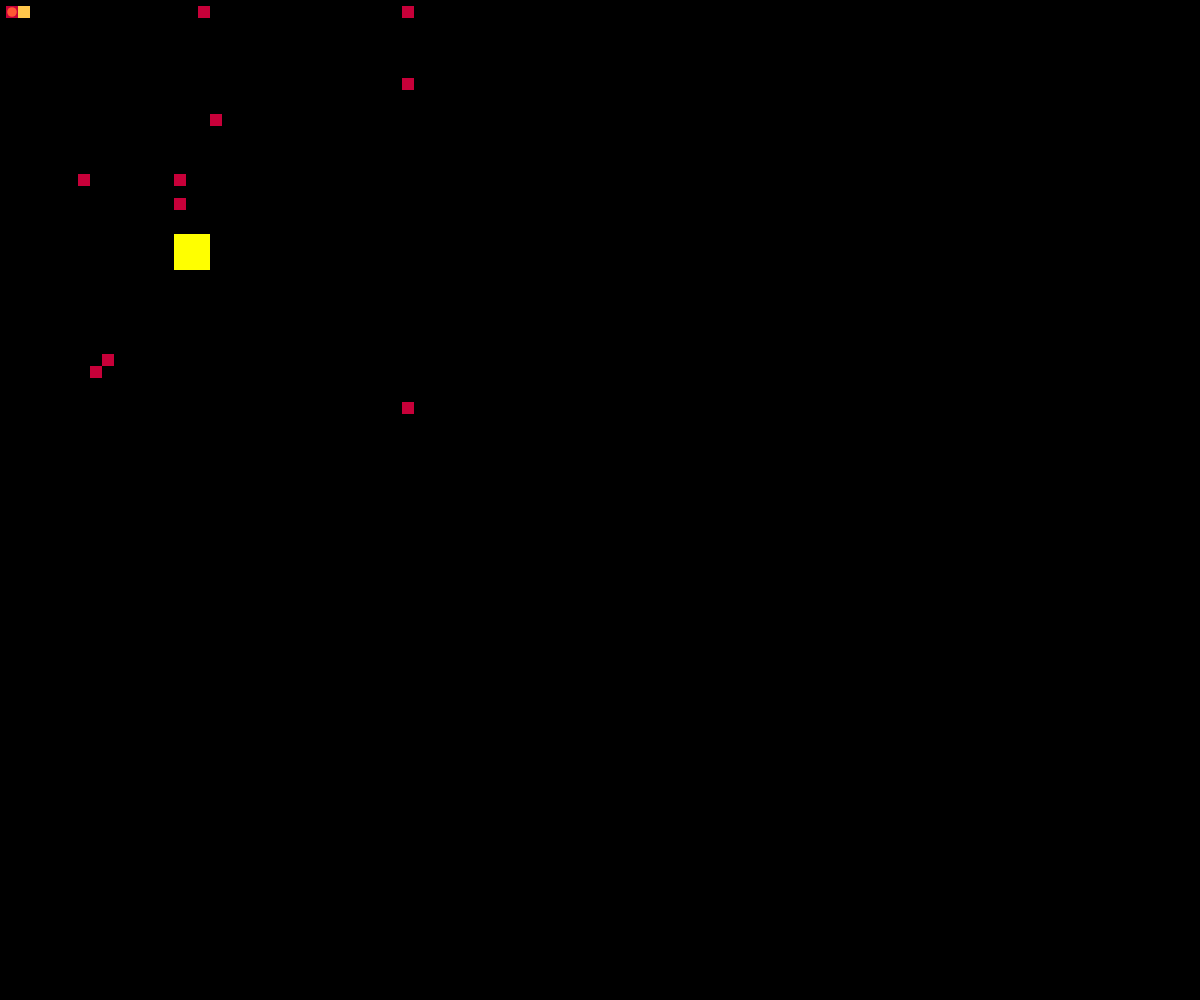
Frame 1 (no input)
Frame 60 (no input): identical to frame 1, image omitted
Frame 120 (the mouse pressed at the canvas centre since frame 60): identical to frame 1, image omitted

The p5.js sketch that drew this single still picture (run headless with seeded random() and noise() and a simulated clock; from frame 60 on, the mouse is pressed at the canvas centre):

// p5.js sketch
// ── sketch.js
var game = [];
var playerSize, posI, posJ;
var gameSize, gameTileSize;
var nbtrace, traceTimer, traces = [];
var retry, retryTimer, victory, victoryTimer;
var wallColor, tp1, tp2, tp3;
/******************************************************************************/

function setup() {
 createCanvas(windowWidth, windowHeight);
 rectMode(CENTER);
 ellipseMode(CENTER);
 retry = false;
 victory = false;
 gameSize = 36;
 gameTileSize = 12;
 posI = 1;
 posJ = 1;
 VI = +1;
 VJ = 1;
 playerSize = gameTileSize * 0.8;
 wallColor = 0;
 tp1 = 199;
 tp2 = 0;
 tp3 = 57;
 /******************************************************************************/
 game = [
  "W", "W", "W", "W", "W", "W", "W", "W", "W", "W", "W", "W", "W", "W", "W", "W", "W", "W", "W", "W", "W", "W", "W", "W", "W", "W", "W", "W", "W", "W", "W", "W", "W", "W", "W", "W",
  "W", "SP", "F", "W", "W", "W", "W", "F", "F", "F", "W", "F", "F", "F", "W", "F", "F", "T6", "W", "W", "F", "F", "F", "W", "F", "F", "F", "W", "F", "F", "F", "W", "W", "F", "T2", "W",
  "W", "W", "F", "W", "W", "W", "W", "F", "W", "F", "W", "F", "W", "F", "F", "F", "W", "W", "W", "W", "F", "W", "F", "F", "F", "W", "F", "W", "F", "W", "F", "W", "W", "F", "W", "W",
  "W", "F", "F", "F", "F", "F", "W", "F", "W", "F", "F", "F", "W", "W", "F", "W", "W", "W", "W", "F", "F", "F", "F", "W", "W", "F", "F", "F", "F", "W", "F", "W", "W", "F", "F", "W",
  "W", "F", "W", "W", "W", "F", "W", "F", "W", "F", "W", "W", "F", "F", "F", "W", "W", "W", "W", "F", "W", "F", "W", "F", "F", "F", "W", "F", "W", "W", "F", "F", "F", "W", "F", "W",
  "W", "F", "W", "W", "W", "F", "W", "F", "W", "F", "F", "F", "F", "W", "F", "W", "W", "W", "W", "F", "W", "F", "W", "F", "W", "F", "W", "F", "F", "W", "W", "W", "F", "F", "F", "W",
  "W", "F", "W", "F", "F", "F", "W", "F", "F", "W", "F", "W", "F", "F", "F", "W", "W", "W", "W", "F", "W", "F", "F", "F", "W", "F", "W", "W", "F", "W", "F", "F", "F", "W", "W", "W",
  "W", "F", "F", "F", "W", "F", "W", "W", "F", "F", "F", "F", "W", "W", "W", "W", "W", "W", "W", "F", "F", "W", "W", "F", "F", "F", "W", "W", "F", "F", "F", "W", "W", "W", "T5", "W",
  "W", "W", "F", "W", "F", "F", "W", "W", "F", "W", "W", "F", "W", "W", "W", "W", "W", "W", "W", "W", "F", "W", "W", "W", "W", "W", "W", "W", "W", "W", "W", "F", "F", "F", "F", "W",
  "W", "W", "F", "F", "F", "W", "F", "F", "F", "W", "W", "F", "F", "F", "F", "F", "F", "W", "W", "W", "F", "W", "W", "W", "W", "W", "W", "W", "F", "F", "F", "F", "W", "F", "W", "W",
  "W", "F", "F", "W", "F", "W", "F", "W", "F", "W", "W", "W", "F", "W", "W", "W", "F", "W", "T3", "F", "F", "W", "W", "W", "W", "W", "W", "F", "F", "W", "W", "F", "W", "F", "W", "W",
  "W", "F", "W", "W", "F", "W", "F", "W", "F", "W", "F", "F", "F", "W", "W", "F", "F", "W", "W", "W", "W", "W", "F", "F", "F", "F", "F", "F", "W", "W", "W", "F", "W", "F", "W", "W",
  "W", "F", "F", "F", "F", "W", "F", "F", "F", "F", "F", "W", "W", "W", "W", "F", "W", "W", "W", "F", "F", "F", "F", "W", "W", "F", "W", "F", "W", "W", "W", "F", "W", "F", "W", "W",
  "W", "W", "W", "F", "W", "W", "W", "W", "W", "W", "W", "F", "F", "F", "F", "F", "W", "W", "W", "F", "W", "F", "W", "F", "F", "F", "W", "F", "W", "W", "F", "F", "F", "F", "W", "W",
  "W", "F", "F", "F", "F", "F", "W", "W", "F", "F", "F", "F", "W", "W", "W", "W", "W", "W", "W", "F", "F", "F", "W", "F", "W", "F", "F", "F", "F", "W", "F", "W", "W", "W", "F", "W",
  "W", "F", "W", "W", "W", "F", "W", "T7", "F", "W", "W", "W", "F", "F", "F", "T1", "W", "W", "W", "F", "W", "W", "W", "F", "W", "F", "W", "W", "F", "W", "F", "W", "W", "F", "F", "W",
  "W", "F", "F", "F", "W", "F", "F", "W", "W", "F", "F", "F", "F", "W", "W", "W", "W", "W", "W", "F", "F", "F", "F", "F", "F", "F", "W", "F", "F", "F", "F", "W", "F", "F", "W", "W",
  "W", "W", "W", "F", "W", "W", "F", "W", "W", "F", "W", "W", "W", "W", "W", "T4", "F", "F", "W", "W", "W", "W", "F", "W", "W", "F", "W", "F", "W", "W", "W", "W", "W", "F", "F", "W",

  "W", "W", "F", "F", "W", "W", "F", "W", "F", "F", "W", "W", "W", "W", "W", "W", "W", "F", "F", "F", "W", "W", "F", "F", "F", "F", "W", "F", "W", "F", "F", "F", "W", "W", "F", "W",
  "W", "W", "F", "W", "W", "W", "F", "F", "F", "W", "W", "F", "F", "F", "W", "W", "W", "W", "W", "F", "F", "F", "F", "W", "W", "F", "W", "F", "W", "F", "W", "F", "W", "W", "F", "W",
  "W", "W", "F", "F", "F", "W", "F", "W", "F", "W", "W", "F", "W", "F", "W", "G", "G", "G", "W", "W", "W", "W", "W", "W", "W", "F", "W", "F", "W", "F", "W", "F", "F", "F", "F", "W",
  "W", "W", "W", "W", "F", "F", "F", "F", "F", "W", "F", "F", "W", "F", "W", "G", "G", "G", "F", "F", "W", "F", "F", "W", "W", "F", "F", "F", "W", "F", "F", "W", "W", "W", "F", "W",
  "W", "F", "F", "F", "W", "W", "W", "W", "W", "W", "F", "W", "W", "F", "W", "G", "G", "G", "W", "F", "W", "W", "F", "W", "W", "W", "W", "W", "W", "F", "W", "F", "F", "F", "F", "W",
  "W", "F", "W", "F", "F", "F", "F", "F", "F", "F", "F", "F", "F", "F", "W", "F", "W", "F", "F", "F", "W", "F", "F", "F", "W", "F", "F", "F", "W", "F", "F", "F", "W", "F", "W", "W",
  "W", "F", "W", "F", "W", "W", "F", "W", "W", "F", "W", "W", "F", "W", "W", "F", "W", "W", "W", "F", "W", "F", "W", "F", "F", "F", "W", "F", "F", "F", "W", "W", "W", "F", "W", "W",
  "W", "F", "W", "F", "F", "F", "F", "W", "F", "F", "F", "F", "F", "W", "W", "F", "F", "F", "W", "F", "F", "F", "W", "W", "F", "W", "W", "F", "W", "W", "W", "W", "F", "F", "W", "W",
  "W", "F", "W", "W", "W", "W", "F", "W", "F", "W", "W", "F", "W", "F", "W", "F", "W", "F", "W", "W", "W", "F", "W", "W", "F", "W", "W", "F", "W", "W", "W", "F", "F", "W", "F", "W",
  "W", "F", "W", "W", "W", "W", "F", "F", "F", "W", "F", "F", "W", "F", "F", "F", "W", "F", "W", "W", "W", "F", "F", "F", "F", "W", "W", "F", "W", "F", "W", "W", "F", "W", "F", "W",
  "W", "F", "F", "W", "W", "W", "W", "W", "W", "W", "F", "W", "W", "W", "W", "F", "W", "F", "W", "W", "W", "W", "W", "W", "F", "F", "W", "F", "F", "F", "F", "W", "F", "F", "F", "W",
  "W", "W", "F", "W", "W", "W", "W", "W", "W", "F", "F", "W", "W", "W", "F", "F", "F", "W", "W", "W", "F", "F", "W", "W", "W", "F", "W", "W", "F", "W", "F", "W", "F", "W", "W", "W",
  "W", "W", "F", "F", "F", "F", "F", "W", "W", "T8", "W", "W", "W", "W", "F", "W", "F", "W", "F", "W", "F", "W", "W", "F", "F", "F", "F", "W", "F", "F", "F", "W", "F", "F", "W", "W",
  "W", "W", "W", "W", "W", "W", "F", "F", "T9", "W", "W", "W", "W", "W", "W", "W", "F", "F", "F", "W", "F", "W", "F", "F", "W", "W", "F", "F", "W", "W", "F", "W", "W", "F", "W", "W",
  "W", "W", "W", "W", "W", "W", "W", "W", "W", "W", "W", "W", "W", "W", "W", "W", "W", "W", "F", "F", "F", "W", "W", "F", "W", "W", "W", "F", "W", "W", "F", "W", "F", "F", "F", "W",
  "W", "W", "W", "W", "W", "W", "W", "W", "W", "W", "W", "W", "W", "W", "W", "W", "W", "W", "W", "F", "W", "F", "F", "F", "F", "F", "W", "F", "F", "F", "F", "W", "F", "W", "F", "W",
  "W", "W", "W", "W", "W", "W", "W", "W", "W", "W", "W", "W", "W", "W", "W", "W", "W", "W", "W", "F", "F", "F", "W", "W", "W", "F", "F", "F", "W", "W", "F", "F", "F", "W", "T10", "W",
  "W", "W", "W", "W", "W", "W", "W", "W", "W", "W", "W", "W", "W", "W", "W", "W", "W", "W", "W", "W", "W", "W", "W", "W", "W", "W", "W", "W", "W", "W", "W", "W", "W", "W", "W", "W"
 ];
 nbtrace = 0;
 traceTimer = 10;
}
/******************************************************************************/
function draw() {
 background(0);
 noStroke();
 strokeWeight(0);
 for (i = 0; i < gameSize; i++) {
  for (j = 0; j < gameSize; j++) {
   switch (game[i * gameSize + j]) {
    case "W":
     fill(wallColor);
     break;
    case "F":
     fill(wallColor);
     break;
    case "F2":
     fill(255, 198, 75);
     break;
    case "SP":
     fill((tp1), (tp2), (tp3));
     break;
    case "G":
     fill(255, 255, 0);
     break;
    case "T1":
     fill((tp1), (tp2), (tp3));
     break;
    case "T2":
     fill((tp1), (tp2), (tp3));
     break;
    case "T3":
     fill((tp1), (tp2), (tp3));
     break;
    case "T4":
     fill((tp1), (tp2), (tp3));
     break;
    case "T5":
     fill((tp1), (tp2), (tp3));
     break;
    case "T6":
     fill((tp1), (tp2), (tp3));
     break;
    case "T7":
     fill((tp1), (tp2), (tp3));
     break;
    case "T8":
     fill((tp1), (tp2), (tp3));
     break;
    case "T9":
     fill((tp1), (tp2), (tp3));
     break;
    case "T10":
     fill((tp1), (tp2), (tp3));
     break;
    case "B":
     fill(255, 87, 51);
     break;

   }
   rect(j * gameTileSize, i * gameTileSize, gameTileSize, gameTileSize);
  }
 }
 Lamp(posI, posJ - 1);
 Lamp(posI, posJ + 1);
 Lamp(posI - 1, posJ);
 Lamp(posI + 1, posJ);

 fill(255, 87, 51);
 ellipse(posJ * gameTileSize, posI * gameTileSize, playerSize);

 if (retry === true) {
  Retry();
  retryTimer--;
 }
 if (victory === true) {
  Victory();
 }

 if (posI != 1 || posJ != 1) {
  if (traceTimer < 0) {
   if (nbtrace > 0) {
    game[traces[0]] = "F2";
    nbtrace--;
    for (var i = 0; i < nbtrace; i++) {
     traces[i] = traces[i + 1];
    }
   } else {
    retry = true;
    retryTimer = 40;
   }
   traceTimer = (21 - nbtrace);
  }
 }
 traceTimer--;
}
/******************************************************************************/
function Victory() {
 background(255, 255, 0);
 textSize(100);
 fill(0, 102, 153);
 fill(0);
 textFont("impact");
 textAlign(CENTER);
 text("VICTORY", windowWidth / 2, windowHeight / 2);
 textSize(50);
 text("CMD+R", windowWidth / 2, windowHeight / 2 + 50);
 textSize(25);
 text("to restart", windowWidth / 2, windowHeight / 2 + 75);
}
/******************************************************************************/
function Retry() {
 background(255, 0, 0);
 textSize(100);
 fill(0, 102, 153);
 fill(0);
 textFont("impact");
 textAlign(CENTER);
 text("TRY AGAIN", windowWidth / 2, windowHeight / 2);
 posI = 1;
 posJ = 1;
 if (retryTimer === 0) {
  retry = false;
 }
}
/******************************************************************************/
function Lamp(i, j) {
 switch (game[i * gameSize + j]) {
  case "W":
   fill(wallColor);
   break;
  case "G":
   fill(255, 255, 0);
   break;
  case "F":
   fill(255, 198, 75);
   break;
  case "F2":
   fill(255, 198, 75);
   break;
  case "T1":
   fill((tp1), (tp2), (tp3));
   break;
  case "T2":
   fill((tp1), (tp2), (tp3));
   break;
  case "T3":
   fill((tp1), (tp2), (tp3));
   break;
  case "T4":
   fill((tp1), (tp2), (tp3));
   break;
  case "T5":
   fill((tp1), (tp2), (tp3));
   break;
  case "T6":
   fill((tp1), (tp2), (tp3));
   break;
  case "T7":
   fill((tp1), (tp2), (tp3));
   break;
  case "T8":
   fill((tp1), (tp2), (tp3));
   break;
  case "T9":
   fill((tp1), (tp2), (tp3));
   break;
  case "T10":
   fill((tp1), (tp2), (tp3));
   break;
  case "B":
   fill(255, 87, 51);
   break;
  case "SP":
   fill((tp1), (tp2), (tp3));
   break;

 }
 rect(j * gameTileSize, i * gameTileSize, gameTileSize, gameTileSize);

}
/******************************************************************************/
function keyReleased() {
 switch (keyCode) {
  case LEFT_ARROW:
   NextPosition(posI, posJ - 1);
   break;
  case RIGHT_ARROW:
   NextPosition(posI, posJ + 1);
   break;
  case UP_ARROW:
   NextPosition(posI - 1, posJ);
   break;
  case DOWN_ARROW:
   NextPosition(posI + 1, posJ);
   break;
  default:
   break;
 }
}
function goLeft(){
   NextPosition(posI, posJ - 1);
}
function goRight(){
   NextPosition(posI, posJ + 1);
}
function goUp(){
   NextPosition(posI - 1, posJ);
}
function goDown(){
   NextPosition(posI + 1, posJ);
}
/******************************************************************************/
function NextPosition(NextI, NextJ) {
 switch (game[NextI * gameSize + NextJ]) {
  case "W":

   break;
  case "F":
   game[posI * gameSize + posJ] = "B";
   traces[nbtrace] = posI * gameSize + posJ;
   nbtrace++;

   posJ = NextJ;
   posI = NextI;

   break;
  case "F2":
   game[posI * gameSize + posJ] = "B";
   traces[nbtrace] = posI * gameSize + posJ;
   nbtrace++;

   posJ = NextJ;
   posI = NextI;

   break;
  case "G":
   posJ = NextJ;
   posI = NextI;
   victory = true;
   break;
  case "T1":
   posJ = 33;
   posI = 1;
   break;
  case "T2":
   //  posJ = 14;
   //  posI = 15;
   break;
  case "T3":
   posJ = 16;
   posI = 17;
   break;
  case "T4":
   //  posJ = 19;
   //  posI = 10;
   break;
  case "T5":
   posJ = 16;
   posI = 1;
   break;
  case "T6":
   //  posJ = 34;
   //  posI = 8;
   break;
  case "T7":
   posJ = 9;
   posI = 29;
   break;
  case "T8":
   // posJ = ;
   // posI = ;
   break;
  case "T9":
   posJ = 34;
   posI = 33;
   break;
  case "T10":
   // posJ = ;
   // posI = ;
   break;
  case "B":

   break;
  default:

   break;
 }
}
